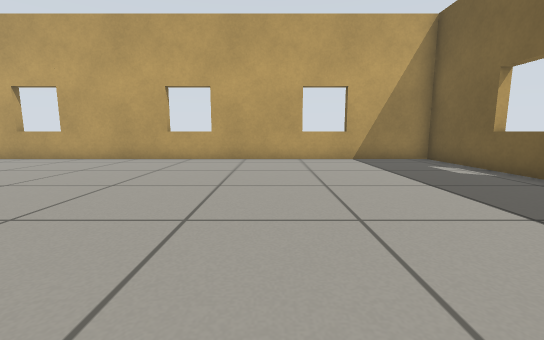
[1] (above)

22 first-person views from a walk through a robot-simulator world made for Gazebo. The camera is 0.5 m above the floor, tilts 8° down and sees 90° across. The floor is counted in squares, 0.5 m on a side. Each view is taken from the middle of a square. On the plan, view 1 faces up. The plan holds only what a view shows up to about 11 squares ahead; the rest is blank. The place goes on beyond the plan.

[2]
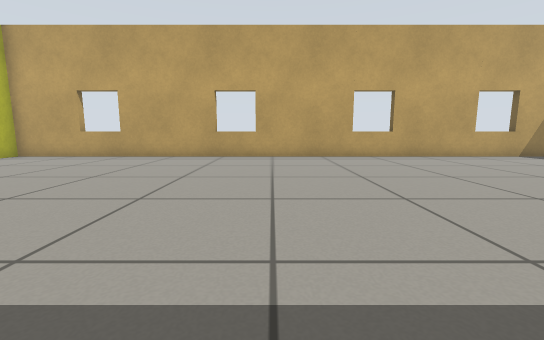

[3]
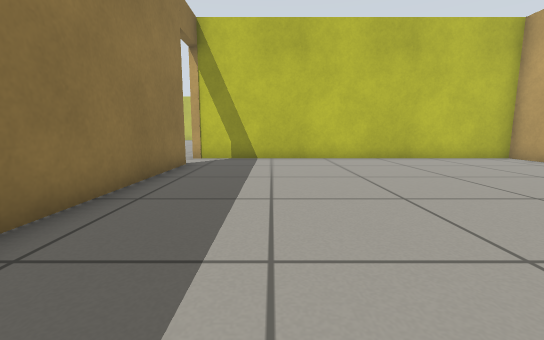

[4]
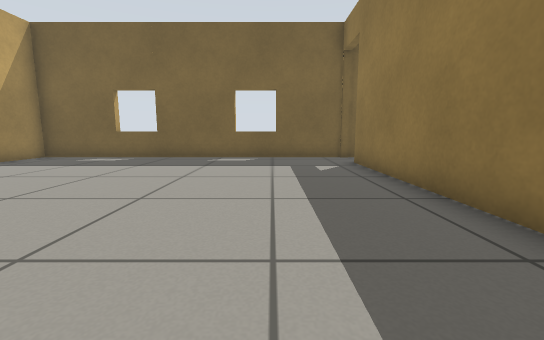

[5]
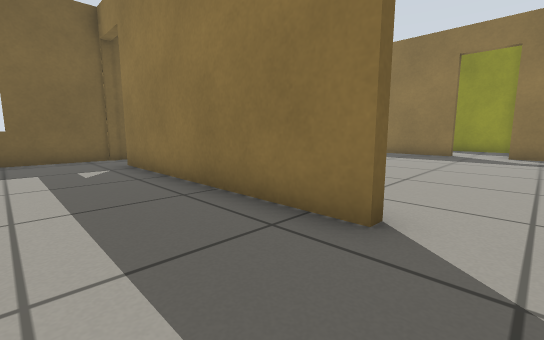

[6]
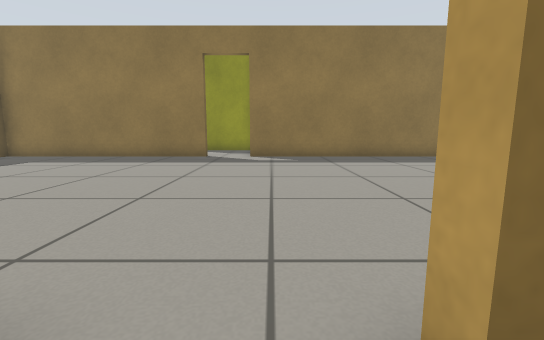

[7]
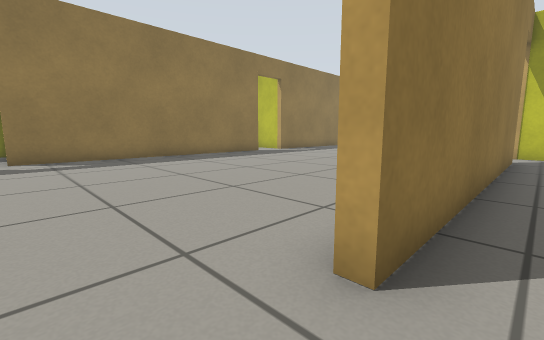

[8]
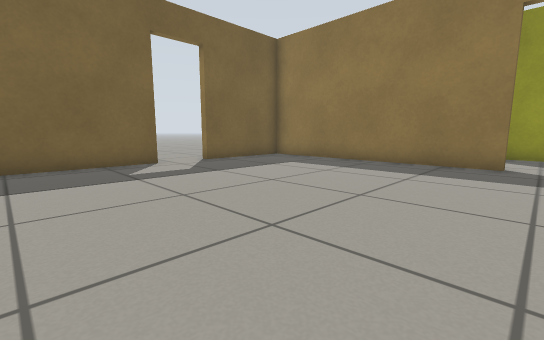

[9]
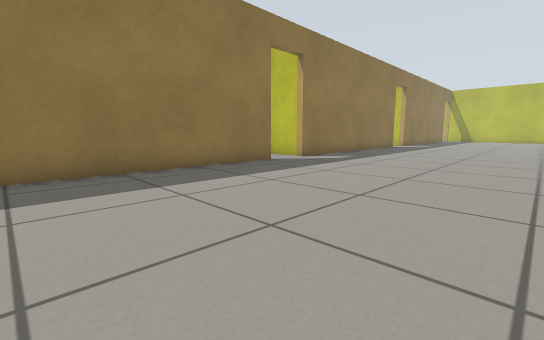

[10]
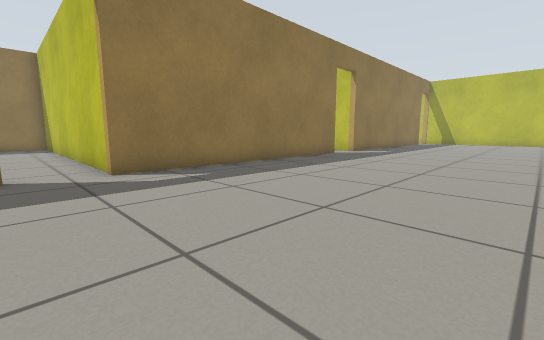

[11]
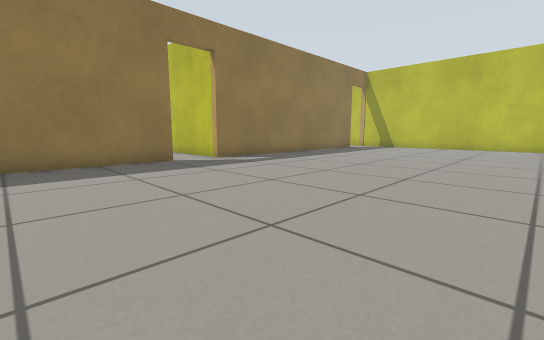

[12]
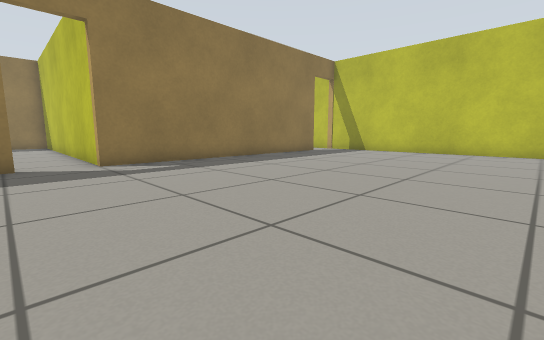

[13]
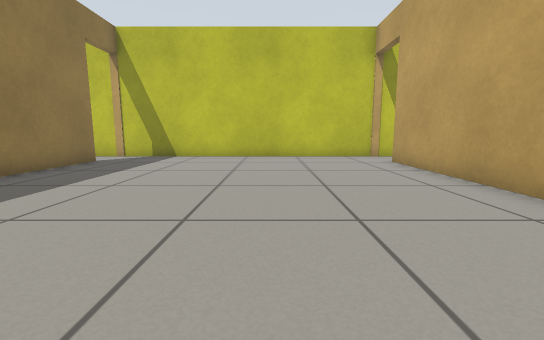

[14]
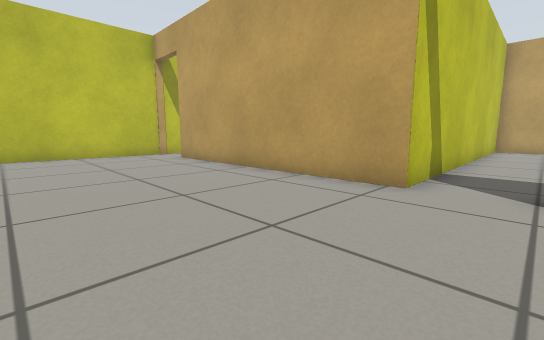

[15]
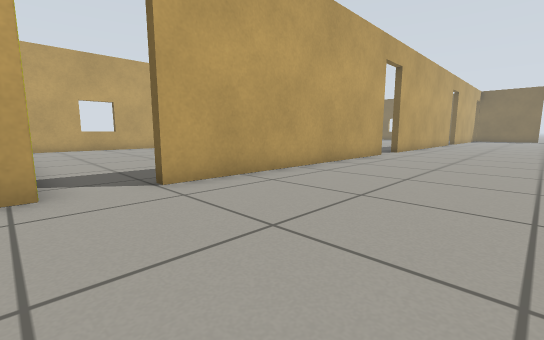

[16]
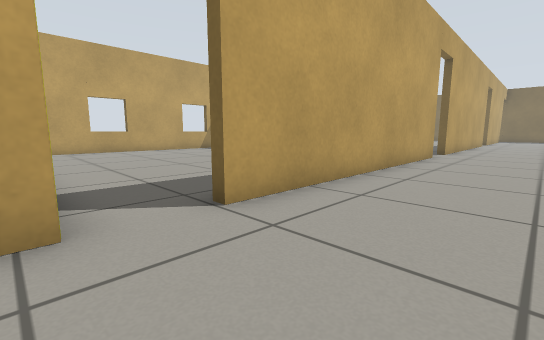

[17]
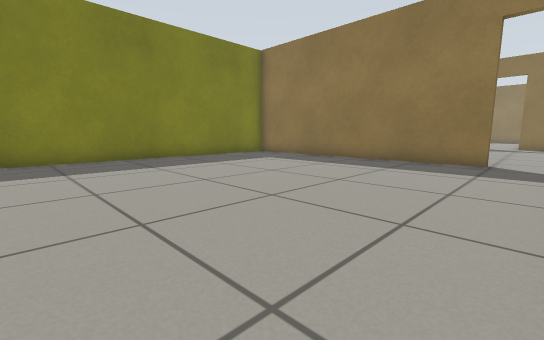

[18]
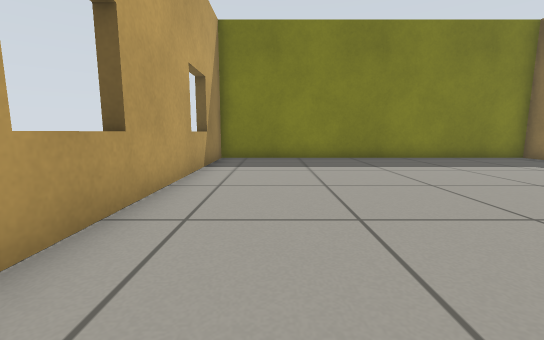

[19]
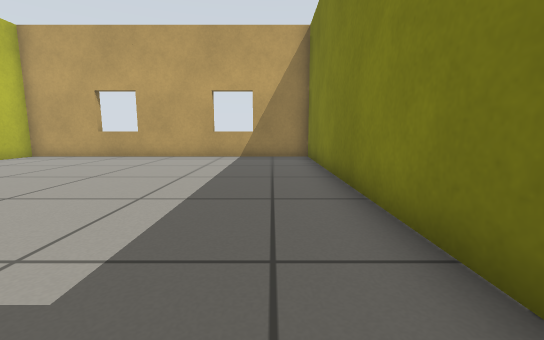

[20]
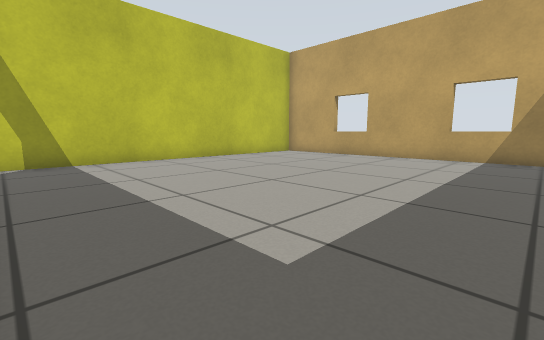

[21]
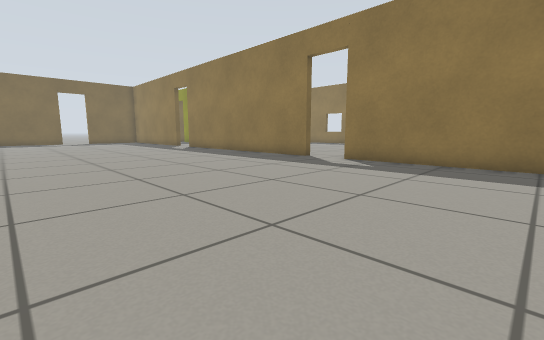

[22]
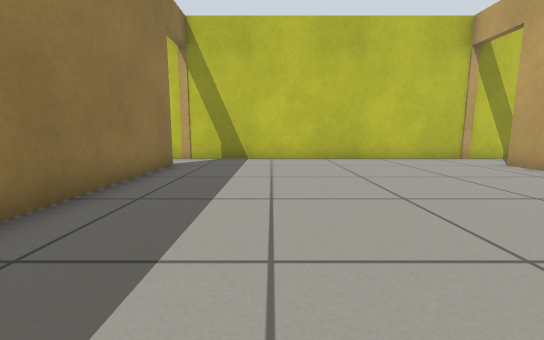

### Floor plan
Points are (right, up) in squares from view 1. A wall is a line through its corners. A room is listed if a view was taken in it or the views show most of it. See-through windows are left out.
Room 1 (views 1, 2, 3, 4, 5, 6, 7)
walls: (-3.9, -1.7) (3.9, -1.7); (-15.5, -1.7) (-5.5, -1.7); (5.7, -2.1) (5.7, 9.9) (-17.2, 9.9) (-17.2, -2)
ways out: open door at (-16.5, -2) to room 2; open door at (-4.5, -2) to room 2; open door at (4.5, -2) to room 2
Room 2 (views 8, 9, 10, 11, 12, 13, 14, 15, 16, 21, 22)
walls: (-17.2, -2) (-27, -2); (-14, -12) (-4, -12); (-25.2, -12) (-15.8, -12); (-28.7, -2) (-37.1, -2); (-2.4, -12) (5.7, -12) (5.7, -8.3); (-37.4, -12) (-27, -12); (-39.1, -2.1) (-39.1, -13.3); (5.7, -6.6) (5.7, -2.1)
ways out: open door at (-16.5, -2) to room 1; open door at (-4.5, -2) to room 1; open door at (4.5, -2) to room 1; open door at (-27.5, -2) to room 3; open door at (-38.5, -12); open door at (-38, -2); open door at (-26.5, -12); open door at (-14.5, -12); open door at (-3.5, -12); open door at (6, -7.5)
Room 3 (views 17, 18, 19, 20)
walls: (-27, -1.7) (-21.4, -1.7); (-17.5, -1.7) (-17.5, 9.9) (-28.7, 9.9) (-28.7, -2)
ways out: open door at (-27.5, -2) to room 2

Where each view was taken, in squares from view 1:
view 1: 0 up, 0 right, facing up
view 2: 1 down, 7 left, facing up
view 3: 1 up, 7 left, facing left
view 4: 1 up, 5 left, facing right
view 5: 1 up, 5 left, facing down-right
view 6: 1 down, 5 left, facing down
view 7: 1 down, 4 left, facing down-left
view 8: 3 down, 3 left, facing down-right
view 9: 5 down, 7 left, facing down-left
view 10: 5 down, 14 left, facing down-left
view 11: 3 down, 21 left, facing down-left
view 12: 3 down, 25 left, facing down-left
view 13: 6 down, 28 left, facing left
view 14: 7 down, 27 left, facing up-left
view 15: 7 down, 29 left, facing up-right
view 16: 5 down, 29 left, facing up-right
view 17: 8 up, 28 left, facing down-right
view 18: 8 up, 28 left, facing right
view 19: 1 down, 19 left, facing up
view 20: 1 down, 19 left, facing up-left
view 21: 3 down, 21 left, facing down-right
view 22: 9 down, 29 left, facing left
